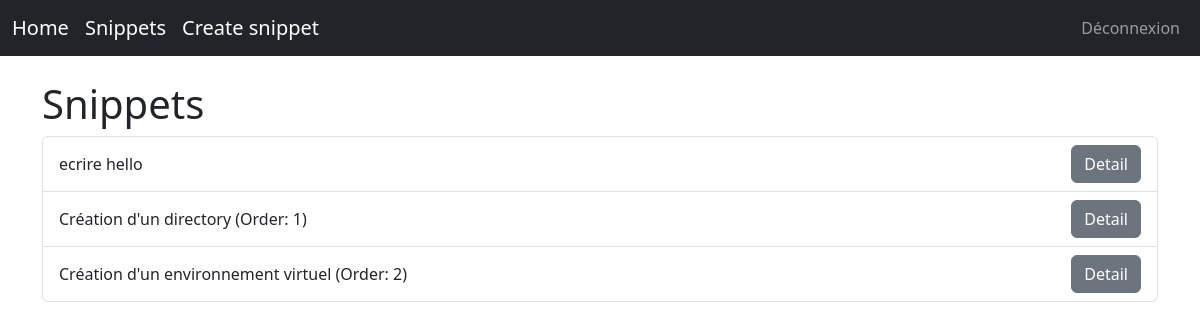
Screenshot of /snippets/ (signed in) with the database file from the repository.
### snippets/models.py (models this page shows, shortened)
class Snippet(models.Model):
    title = models.CharField(max_length=100, unique=True)
    slug = models.SlugField(max_length=120, unique=True, blank=True)
    order = models.PositiveIntegerField(blank=True, null=True)
    code = models.TextField()
    created_at = models.DateTimeField(auto_now_add=True)
    class Meta:
        ordering = ["order", "created_at"]

### snippets/views.py (the view)
# urls.py: path('', SnippetListView.as_view(), name='snippet_list'),
class SnippetListView(ListView):
    model = Snippet
    template_name = 'snippets/snippet_list.html'
    context_object_name = 'snippets'

### snippets/templates/snippets/snippet_list.html (shortened to what this page needs)
{% extends "base.html" %}
{% block content %}
<h1>Snippets</h1>
<ul class="list-group">
    {% for snippet in snippets %}
        <li class="list-group-item d-flex justify-content-between align-items-center">
            {{ snippet.title }}
            {% if snippet.order %}
              (Order: {{ snippet.order }})
            {% endif %}
            <a class="btn btn-secondary" href="{% url 'snippet_detail' snippet.slug %}">
                Detail
            </a>
        </li>
    {% empty %}
        <li class="list-group-item">Aucun snippet.</li>
    {% endfor %}
</ul>
{% endblock %}

### rows the page displays
Snippet: title "ecrire hello"
Snippet: title "Création d'un directory", order "1"
Snippet: title "Création d'un environnement virtuel", order "2"
